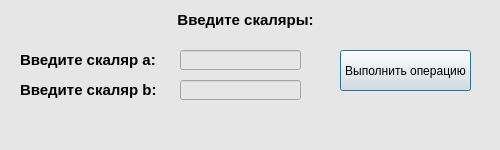
<?xml version="1.0" encoding="UTF-8"?>
<ui version="4.0">
 <class>Dialog</class>
 <widget class="QDialog" name="Dialog">
  <property name="geometry">
   <rect>
    <x>0</x>
    <y>0</y>
    <width>500</width>
    <height>150</height>
   </rect>
  </property>
  <property name="minimumSize">
   <size>
    <width>500</width>
    <height>150</height>
   </size>
  </property>
  <property name="maximumSize">
   <size>
    <width>500</width>
    <height>150</height>
   </size>
  </property>
  <property name="windowTitle">
   <string>Ошибка</string>
  </property>
  <property name="styleSheet">
   <string notr="true">background-color: rgb(230, 230, 230);</string>
  </property>
  <widget class="QLabel" name="title_A_3">
   <property name="geometry">
    <rect>
     <x>20</x>
     <y>10</y>
     <width>451</width>
     <height>20</height>
    </rect>
   </property>
   <property name="font">
    <font>
     <family>MS Shell Dlg 2</family>
     <pointsize>11</pointsize>
     <weight>75</weight>
     <bold>true</bold>
    </font>
   </property>
   <property name="text">
    <string>&lt;html&gt;&lt;head/&gt;&lt;body&gt;&lt;p align=&quot;center&quot;&gt;Введите скаляры:&lt;/p&gt;&lt;/body&gt;&lt;/html&gt;</string>
   </property>
  </widget>
  <widget class="QLabel" name="title_A_6">
   <property name="geometry">
    <rect>
     <x>20</x>
     <y>50</y>
     <width>151</width>
     <height>20</height>
    </rect>
   </property>
   <property name="font">
    <font>
     <family>MS Shell Dlg 2</family>
     <pointsize>11</pointsize>
     <weight>75</weight>
     <bold>true</bold>
    </font>
   </property>
   <property name="text">
    <string>Введите скаляр a:</string>
   </property>
  </widget>
  <widget class="QLineEdit" name="scalar">
   <property name="geometry">
    <rect>
     <x>180</x>
     <y>50</y>
     <width>121</width>
     <height>20</height>
    </rect>
   </property>
  </widget>
  <widget class="QPushButton" name="pushButton_2">
   <property name="geometry">
    <rect>
     <x>340</x>
     <y>50</y>
     <width>131</width>
     <height>41</height>
    </rect>
   </property>
   <property name="text">
    <string>Выполнить операцию</string>
   </property>
  </widget>
  <widget class="QLineEdit" name="scalar_2">
   <property name="geometry">
    <rect>
     <x>180</x>
     <y>80</y>
     <width>121</width>
     <height>20</height>
    </rect>
   </property>
  </widget>
  <widget class="QLabel" name="title_A_7">
   <property name="geometry">
    <rect>
     <x>20</x>
     <y>80</y>
     <width>151</width>
     <height>20</height>
    </rect>
   </property>
   <property name="font">
    <font>
     <family>MS Shell Dlg 2</family>
     <pointsize>11</pointsize>
     <weight>75</weight>
     <bold>true</bold>
    </font>
   </property>
   <property name="text">
    <string>Введите скаляр b:</string>
   </property>
  </widget>
 </widget>
 <resources/>
 <connections/>
</ui>
